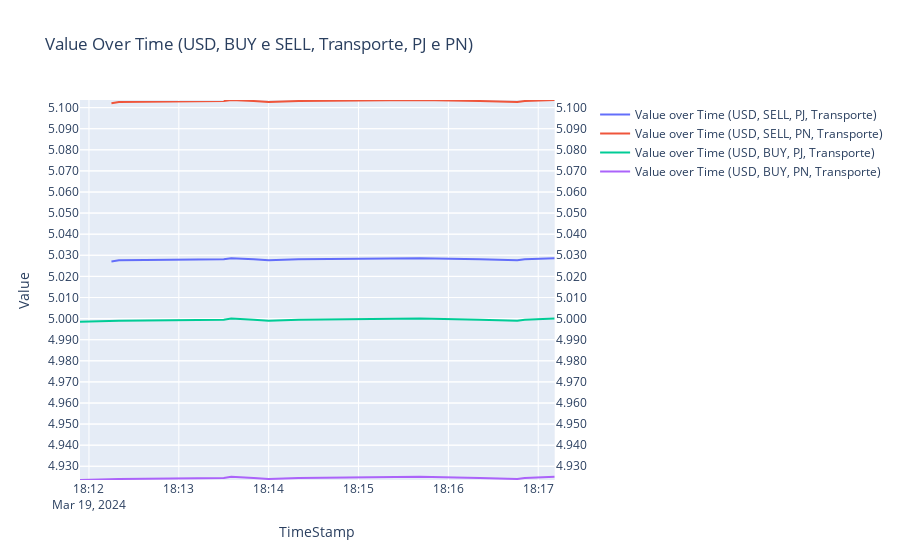

Here is the notebook cell this chart was saved with:
### Code cell
import pandas as pd
import plotly.graph_objects as go
from plotly.subplots import make_subplots

# Create figure with secondary y-axis
fig = make_subplots(specs=[[{"secondary_y": True}]])

pj_sell = pd.read_csv('transporte/Trans_PJ_Venda.csv')
pn_sell = pd.read_csv('transporte/Trans_PN_Venda.csv')
pj_buy = pd.read_csv('transporte/Trans_PJ_Compra.csv')
pn_buy = pd.read_csv('transporte/Trans_PN_Compra.csv')

# Add traces
fig.add_trace(
    go.Scatter(x=pj_sell['valueUpdateDateTime'], y=pj_sell['value'], name="Value over Time (USD, SELL, PJ, Transporte)"),
    secondary_y=False,
)

fig.add_trace(
    go.Scatter(x=pn_sell['valueUpdateDateTime'], y=pn_sell['value'], name="Value over Time (USD, SELL, PN, Transporte)"),
    secondary_y=True,
)

fig.add_trace(
    go.Scatter(x=pj_buy['valueUpdateDateTime'], y=pj_buy['value'], name="Value over Time (USD, BUY, PJ, Transporte)"),
    secondary_y=False,
)

fig.add_trace(
    go.Scatter(x=pn_buy['valueUpdateDateTime'], y=pn_buy['value'], name="Value over Time (USD, BUY, PN, Transporte)"),
    secondary_y=True,
)

# Add figure title
fig.update_layout(
    title_text="Value Over Time (USD, BUY e SELL, Transporte, PJ e PN)"
)

# Set x-axis title
fig.update_xaxes(title_text="TimeStamp")

# Set y-axes titles
fig.update_yaxes(title_text="Value", secondary_y=False)

# Update y-axes to show the full range of data
fig.update_yaxes(range=[min(pj_sell['value'].min(), pn_sell['value'].min(), pj_buy['value'].min(), pn_buy['value'].min()), max(pj_sell['value'].max(), pn_sell['value'].max(), pj_buy['value'].max(), pn_buy['value'].max())], secondary_y=False)
fig.update_yaxes(range=[min(pj_sell['value'].min(), pn_sell['value'].min(), pj_buy['value'].min(), pn_buy['value'].min()), max(pj_sell['value'].max(), pn_sell['value'].max(), pj_buy['value'].max(), pn_buy['value'].max())], secondary_y=True)

# Increase the number of y-ticks
fig.update_yaxes(tickformat=".3f", nticks=20, secondary_y=False)
fig.update_yaxes(tickformat=".3f", nticks=20, secondary_y=True)

fig.show()
